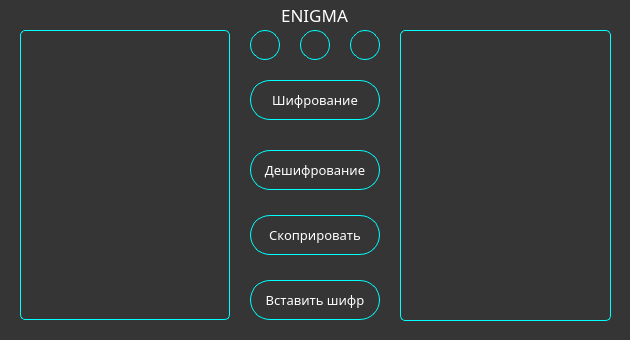
<?xml version="1.0" encoding="UTF-8"?>
<ui version="4.0">
 <class>Dialog</class>
 <widget class="QDialog" name="Dialog">
  <property name="geometry">
   <rect>
    <x>0</x>
    <y>0</y>
    <width>630</width>
    <height>340</height>
   </rect>
  </property>
  <property name="minimumSize">
   <size>
    <width>630</width>
    <height>340</height>
   </size>
  </property>
  <property name="maximumSize">
   <size>
    <width>630</width>
    <height>340</height>
   </size>
  </property>
  <property name="windowTitle">
   <string>Enigma</string>
  </property>
  <property name="windowOpacity">
   <double>1.000000000000000</double>
  </property>
  <property name="accessibleName">
   <string/>
  </property>
  <property name="styleSheet">
   <string notr="true">font-family: Montserrat;
background-color: #353535; 
font-size: 13px;</string>
  </property>
  <property name="sizeGripEnabled">
   <bool>false</bool>
  </property>
  <property name="modal">
   <bool>false</bool>
  </property>
  <widget class="QPushButton" name="pushButton">
   <property name="geometry">
    <rect>
     <x>250</x>
     <y>80</y>
     <width>130</width>
     <height>40</height>
    </rect>
   </property>
   <property name="styleSheet">
    <string notr="true">background: #353535;
border: 1px solid #00FFFF;
box-sizing: border-box;
border-radius: 20px;
color: white;
font-size: 10pt;
</string>
   </property>
   <property name="text">
    <string>Шифрование</string>
   </property>
  </widget>
  <widget class="QLineEdit" name="lineEdit_2">
   <property name="geometry">
    <rect>
     <x>250</x>
     <y>30</y>
     <width>30</width>
     <height>30</height>
    </rect>
   </property>
   <property name="styleSheet">
    <string notr="true">background: #353535;
border: 1px solid #00FFFF;
box-sizing: border-box;
border-radius: 15px;
color: white;
</string>
   </property>
   <property name="inputMask">
    <string notr="true"/>
   </property>
   <property name="alignment">
    <set>Qt::AlignCenter</set>
   </property>
  </widget>
  <widget class="QLineEdit" name="lineEdit_4">
   <property name="geometry">
    <rect>
     <x>300</x>
     <y>30</y>
     <width>30</width>
     <height>30</height>
    </rect>
   </property>
   <property name="styleSheet">
    <string notr="true">background: #353535;
border: 1px solid #00FFFF;
box-sizing: border-box;
border-radius: 15px;
color: white;
</string>
   </property>
   <property name="alignment">
    <set>Qt::AlignCenter</set>
   </property>
  </widget>
  <widget class="QLineEdit" name="lineEdit_5">
   <property name="geometry">
    <rect>
     <x>350</x>
     <y>30</y>
     <width>30</width>
     <height>30</height>
    </rect>
   </property>
   <property name="styleSheet">
    <string notr="true">background: #353535;
border: 1px solid #00FFFF;
box-sizing: border-box;
border-radius: 15px;
color: white;
</string>
   </property>
   <property name="alignment">
    <set>Qt::AlignCenter</set>
   </property>
  </widget>
  <widget class="QPushButton" name="pushButton_2">
   <property name="geometry">
    <rect>
     <x>250</x>
     <y>150</y>
     <width>130</width>
     <height>40</height>
    </rect>
   </property>
   <property name="font">
    <font>
     <family>Montserrat</family>
     <pointsize>10</pointsize>
    </font>
   </property>
   <property name="styleSheet">
    <string notr="true">background: #353535;
border: 1px solid #00FFFF;
box-sizing: border-box;
border-radius: 20px;
color: white;
font-size: 10pt;
</string>
   </property>
   <property name="text">
    <string>Дешифрование</string>
   </property>
  </widget>
  <widget class="QPushButton" name="pushButton_3">
   <property name="geometry">
    <rect>
     <x>250</x>
     <y>215</y>
     <width>130</width>
     <height>40</height>
    </rect>
   </property>
   <property name="styleSheet">
    <string notr="true">background: #353535;
border: 1px solid #00FFFF;
box-sizing: border-box;
border-radius: 20px;
color: white;
font-size: 10pt;
</string>
   </property>
   <property name="text">
    <string>Скоприровать</string>
   </property>
  </widget>
  <widget class="QTextEdit" name="textEdit">
   <property name="geometry">
    <rect>
     <x>20</x>
     <y>30</y>
     <width>210</width>
     <height>290</height>
    </rect>
   </property>
   <property name="styleSheet">
    <string notr="true">background-color: #353535;
border: 1px solid #00FFFF;
box-sizing: border-box;
border-radius: 5px;
color: white;
</string>
   </property>
   <property name="frameShape">
    <enum>QFrame::Panel</enum>
   </property>
   <property name="frameShadow">
    <enum>QFrame::Sunken</enum>
   </property>
  </widget>
  <widget class="QTextEdit" name="textEdit_2">
   <property name="geometry">
    <rect>
     <x>400</x>
     <y>30</y>
     <width>211</width>
     <height>291</height>
    </rect>
   </property>
   <property name="styleSheet">
    <string notr="true">background-color: #353535;
border: 1px solid #00FFFF;
box-sizing: border-box;
border-radius: 5px;
color: white;</string>
   </property>
  </widget>
  <widget class="QPushButton" name="pushButton_4">
   <property name="geometry">
    <rect>
     <x>250</x>
     <y>280</y>
     <width>130</width>
     <height>40</height>
    </rect>
   </property>
   <property name="styleSheet">
    <string notr="true">background: #353535;
border: 1px solid #00FFFF;
box-sizing: border-box;
border-radius: 20px;
color: white;
font-size: 10pt;
</string>
   </property>
   <property name="text">
    <string>Вставить шифр</string>
   </property>
  </widget>
  <widget class="QLabel" name="label">
   <property name="geometry">
    <rect>
     <x>279</x>
     <y>4</y>
     <width>71</width>
     <height>21</height>
    </rect>
   </property>
   <property name="styleSheet">
    <string notr="true">color: white;
font-size: 17px;</string>
   </property>
   <property name="text">
    <string>ENIGMA</string>
   </property>
   <property name="alignment">
    <set>Qt::AlignCenter</set>
   </property>
  </widget>
 </widget>
 <resources/>
 <connections/>
</ui>
